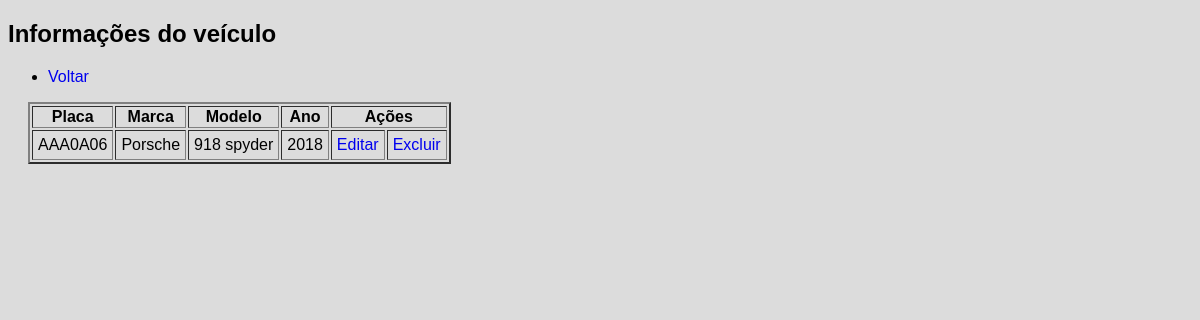
Screenshot of /php/visualiza_carro.php?id=11 with the database file from the repository.
### tables this page shows
CREATE TABLE `carro` (
  `id` int(11) NOT NULL,
  `placa` varchar(7) NOT NULL,
  `marca` varchar(50) NOT NULL,
  `modelo` varchar(50) NOT NULL,
  `ano` varchar(4) NOT NULL
);

### php/visualiza_carro.php (the view, shortened to what this page needs)
<?php
    require_once 'config.php';
    $id = $_GET['id'];
    $query = $pdo->prepare("SELECT * FROM carro WHERE id = ?");
    $query->execute([$id]);
    $carro = $query->fetch(PDO::FETCH_ASSOC);
?>
<!DOCTYPE html>
<html lang="pt-br">
<head>
    <link rel="stylesheet" href="../css/global.css">
</head>
<body>
    <h2>
        Informações do veículo
    </h2>
    <ul>
        <li>
            <a href="./lista_carros.php">Voltar</a>
        </li>
    </ul>
    <table border="2">
        <thead>
            <tr>
                <th>Placa</th>
                <th>Marca</th>
                <th>Modelo</th>
                <th>Ano</th>
                <th colspan="2">Ações</th>
            </tr>
        </thead>
        <tbody>
            <?php if ($carro): ?>
                <tr>
                    <td><?= $carro['placa']?></td>
                    <td><?= $carro['marca']?></td>
                    <td><?= $carro['modelo']?></td>
                    <td><?= $carro['ano']?></td>
                    <td><a href="./update_carro.php?id=<?= $carro['id']?>">Editar</a></td>
                    <td><a href="./exclui_carro.php?id=<?=$carro['id']?>">Excluir</a></td>
                </tr>
            <?php else: ?>
                <p style="color:red">Carro não encontrado</p>
            <?php endif; ?>
        </tbody>
    </table>
</body>
</html>

### css/global.css (style rules this page uses)
body { background-color: gainsboro; font-family: 'Franklin Gothic Medium', 'Arial Narrow', Arial, sans-serif; }
a { text-decoration: none; }
table { margin-left: 20px; }
td { padding: 5px; }

### rows the page displays
carro: placa "AAA0A06", marca "Porsche", modelo "918 spyder", ano "2018"
